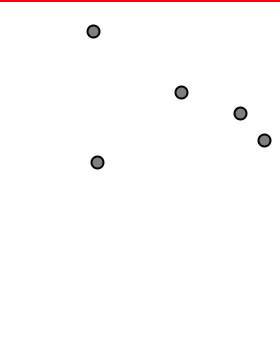
Frame 1 (no input)
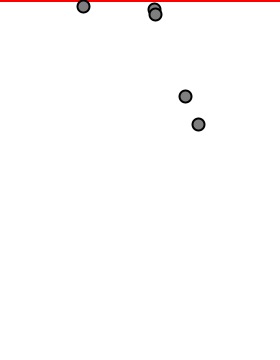
Frame 60 (the mouse pressed at the canvas centre just before this capture)
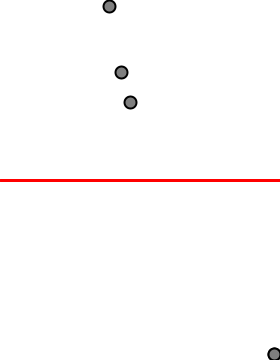
Frame 120 (the mouse held since frame 60 and released just before this capture)

The Processing sketch that drew these frames (run headless with seeded random() and noise(); from frame 60 on, the mouse is pressed at the canvas centre):

// Processing sketch: e_4_10_gas_simulation_sort_of
// ── e_4_10_gas_simulation_sort_of.pde
ParticleSystem ps;
Lid lid;

void setup() {
  size(280, 360);
  ps = new ParticleSystem();
  lid = new Lid();
}

void draw() {
  background(255);
  //ps.addParticle();

  // Apply gravity force to all Particles
  //PVector gravity = new PVector(0, 0.1);
  PVector gravity = new PVector(0, 0.0);
  ps.applyForce(gravity);
  lid.run();
  //for (int i = 0; i < repellers.length; i++) {
  //  ps.applyRepeller(repellers[i]);

  //  repellers[i].display();
  //}

  ps.run();
}
// ── Particle.pde
// The Nature of Code
// Daniel Shiffman
// http://natureofcode.com

class Particle {
  PVector position;
  PVector velocity;
  PVector acceleration;
  //float lifespan;
  int d = 12;
  int r = d / 2;

  float mass = 1; // Let's do something better here!

  // Gravitational Constant
  float G = 100;

  Particle(PVector l) {
    acceleration = new PVector(0, 0);
    velocity = new PVector(random(-1, 1), random(-2, 0));
    position = l.copy();
    //lifespan = 255.0;
  }

  void run() {
    update();
    display();
  }

  void applyForce(PVector force) {
    PVector f = force.copy();
    f.div(mass);   
    acceleration.add(f);
  }

  // Method to update position
  void update() {
    velocity.add(acceleration);
    position.add(velocity);
    acceleration.mult(0);
    //lifespan -= 2.0;
    
    position.x = constrain(position.x, r, width - r);
    position.y = constrain(position.y, r, height - r);
    
  }

  // Method to display
  void display() {
    stroke(0);
    strokeWeight(2);
    fill(127);
    ellipse(position.x, position.y, d, d);
  }

  // Is the particle still useful?
  //boolean isDead() {
  //  if (lifespan < 0.0) {
  //    return true;
  //  } else {
  //    return false;
  //  }
  //}

  PVector repel(Particle p) {
    PVector dir = PVector.sub(position, p.position);      // Calculate direction of force
    float d = dir.mag();                       // Distance between objects
    dir.normalize();                           // Normalize vector (distance doesn't matter here, we just want this vector for direction)
    d = constrain(d, 5, 100);                    // Keep distance within a reasonable range
    float force = -1 * G / (d * d);            // Repelling force is inversely proportional to distance
    dir.mult(force);                           // Get force vector --> magnitude * direction
    return dir;
  }
}
// ── ParticleSystem.pde
class ParticleSystem {
  ArrayList<Particle> particles;
  //PVector origin;

  ParticleSystem() {
    //origin = position.copy();
    particles = new ArrayList<Particle>();
    for (int i = 0; i < 5; i++) {
      PVector origin = new PVector(random(width), random(height));
      particles.add(new Particle(origin));
    }
  }

  //void addParticle() {
  //  particles.add(new Particle(new PVector(random())));
  //}

  // A function to apply a force to all Particles
  void applyForce(PVector f) {
    for (Particle p : particles) {
      p.applyForce(f);
    }
  }

  //void applyRepeller(Repeller r) {
  //  for (Particle p: particles) {
  //    PVector force = r.repel(p);        
  //    p.applyForce(force);
  //  }
  //}


  void run() {
    for (int i = particles.size()-1; i >= 0; i--) {
      Particle p = particles.get(i);
      
      for (Particle j : particles) {
        PVector force = p.repel(j);        
        p.applyForce(force);
      }


      p.run();
      //if (p.isDead()) {
      //  particles.remove(i);
      //}
    }
  }
}
// ── lid.pde
class Lid {
  float location;
  
  Lid() {
    
  }
  
  void run() {
    display();
    update();
  }
  
  void display() {
    stroke(255, 0, 0);
    strokeWeight(3);
    line(0, location, width, location);
    
  }
  
  void update() {
    location = constrain(mouseY, 0, height / 3 * 2);
  }
}
